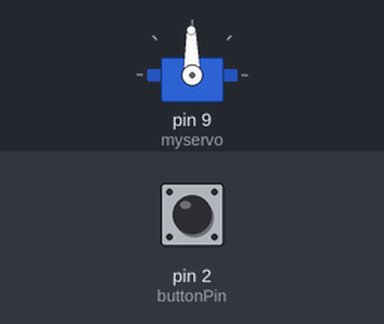
The sketch below on a simulated Arduino Uno, built with avr-gcc and run on an emulated ATmega328P. Parts: servo. The test bench sets the inputs (shaded band); at power-on: pin 2 (buttonPin) HIGH.

Above: at 1.9 s.
2.0 s: pin 2 (buttonPin) pulled LOW for 0.15 s
At 2.8 s:
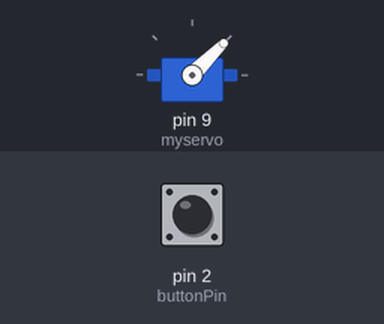
4.6 s: pin 2 (buttonPin) pulled LOW for 1 s
At 6.0 s:
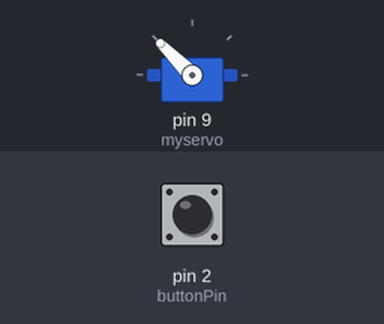
8.1 s: pin 2 (buttonPin) pulled LOW for 3.2 s
At 13.5 s:
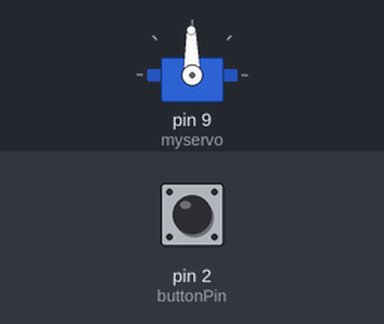
Timing chart, 0 to 15.0 s (numbered marks = the images above; inputs shaded):
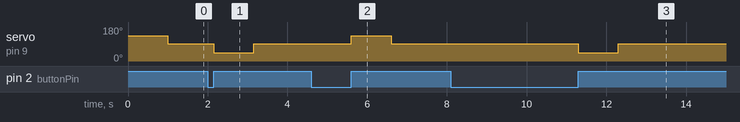

Measured:
- after the input at 2.0 s, servo on pin 9 (myservo): 91° → 45° after 0.15 s, → 91° 1.0 s later
- after the input at 4.6 s, servo on pin 9 (myservo): 91° → 135° after 1.0 s, → 91° 1.0 s later
- after the input at 8.1 s, servo on pin 9 (myservo): 91° → 45° after 3.2 s, → 91° 1.0 s later

The sketch:

Servo.ino
```cpp
#include <Servo.h>
Servo myservo;
const int buttonPin=2;
int buttonState=0;
int lastButtonState=0;
bool isOpen=false;
void setup() {
 myservo.attach(9);
 myservo.write(91);
 pinMode(buttonPin, INPUT_PULLUP);
  // put your setup code here, to run once:

}

void loop() {
  buttonState=digitalRead(buttonPin);
  if(buttonState != lastButtonState){
    if(buttonState == HIGH){
      if(isOpen){
        myservo.write(45);
        delay(1000);
        myservo.write(91);
        isOpen=false;
      }
      else{
        myservo.write(135);
        delay(1000);
        myservo.write(91);
        isOpen=true;
      }
    }
    delay(50);
  }
  // put your main code here, to run repeatedly:
 lastButtonState = buttonState;
}
```
